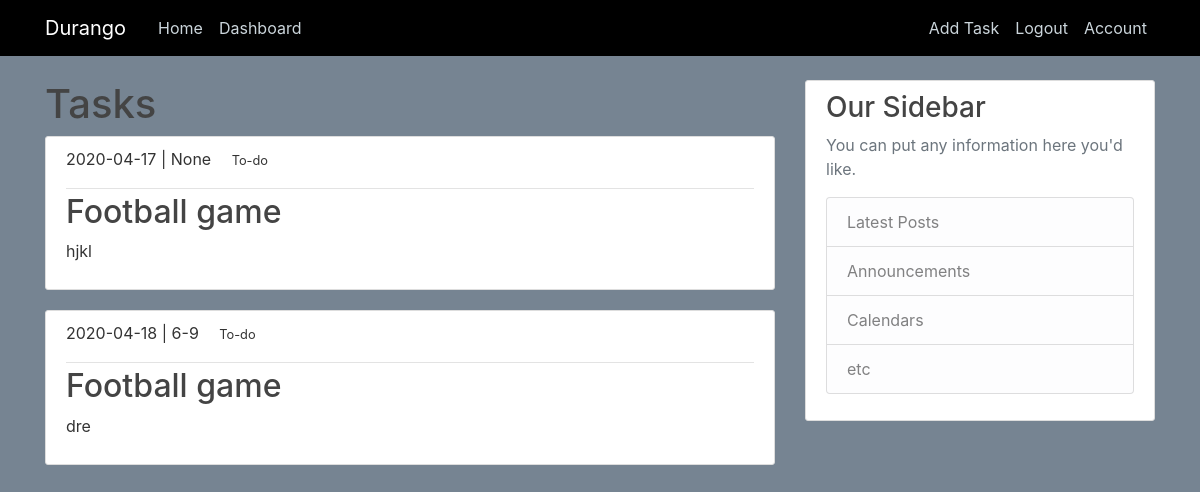
/dashboard (signed in), run on an earlier commit of the app's database.
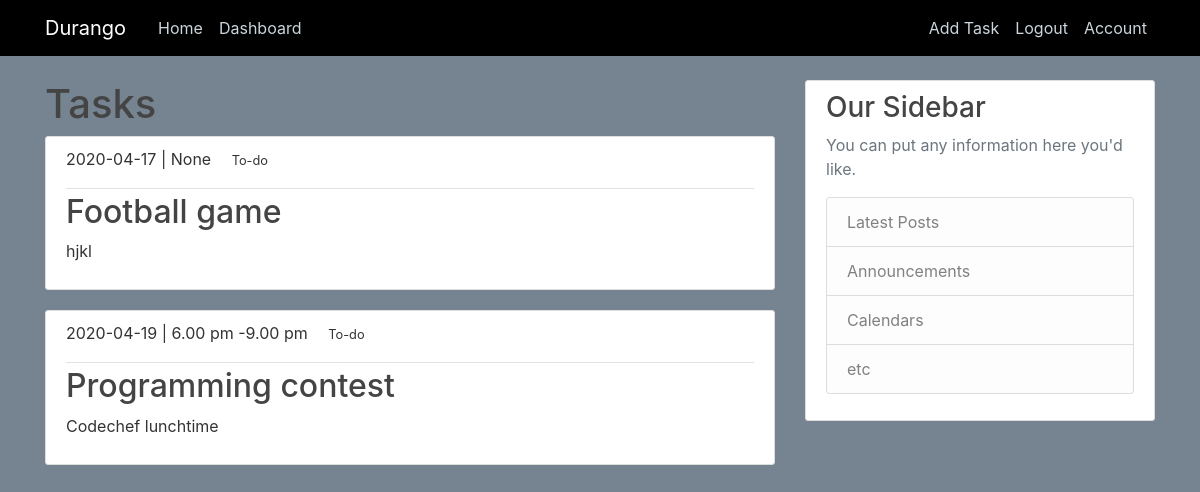
And on a later commit of the database.
### durango/models.py (models this page shows, shortened)
class Task(db.Model):
    id=db.Column(db.Integer,primary_key=True)
    title=db.Column(db.String(100), nullable=False)
    date=db.Column(db.Date(),nullable=False)
    time=db.Column(db.String(20),nullable=False)
    details=db.Column(db.Text,nullable=False)
    status=db.Column(db.String(20),nullable=False)
    user_id=db.Column(db.Integer, db.ForeignKey('user.id'),nullable=False)

### durango/routes.py (the view)
@app.route("/dashboard")
@login_required
def dashboard():
    tasks=Task.query.all()
    return render_template('dashboard.html', title='Dashboard', tasks=tasks)

### durango/models.py (called while the page is built)
@login_manager.user_loader
def load_user(user_id):
    return User.query.get(int(user_id)) #getting user by id

### durango/templates/dashboard.html
{% extends "layout.html"%}
{% block content %}
<h1> Tasks </h1>
  {% for task in tasks %}
  {%if current_user.id==task.user_id%}
    <article class="media content-section">
      <div class="media-body">
        <div class="article-metadata">
          <p class="mr-4 ">{{ task.date }}  | {{ task.time }}
          <small class="text-black ml-3"> {{task.status}}
          </small></p>
        </div>
        <h2><a class="article-title" href="{{url_for('task',task_id=task.id)}}">{{ task.title }}</a></h2>
        <p class="article-content">{{ task.details }}</p>
      </div>
    </article>
  {%endif%}
  {% endfor %}
{% endblock content%}

### durango/templates/layout.html (shortened to what this page needs)
<!DOCTYPE html>
<html>
<head>
    <link rel="stylesheet" href="https://stackpath.bootstrapcdn.com/bootstrap/4.1.3/css/bootstrap.min.css">
    <link rel="stylesheet" type="text/css"  href="{{url_for('static', filename='main.css')}}">
</head>
<body>
	<header class="site-header">
	  <nav class="navbar navbar-expand-md navbar-dark bg-steel fixed-top">
	    <div class="container">
	      <a class="navbar-brand mr-4 ml-20" href="/">Durango</a>
	      <div class="collapse navbar-collapse" id="navbarToggle">
	        <div class="navbar-nav mr-auto">
	          <a class="nav-item nav-link" href="/">Home</a>
	          <a class="nav-item nav-link" href="/dashboard">Dashboard</a>
	        </div>
          <div class="navbar-nav">
          {%if current_user.is_authenticated%}
          <a class="nav-item nav-link" href="/task/new">Add Task</a>
          <a class="nav-item nav-link" href="/logout">Logout</a>
          <a class="nav-item nav-link" href="/account">Account</a>
          {%else%}
	        <a class="nav-item nav-link" href="/login">Login</a>
	        <a class="nav-item nav-link" href="/register">Register</a>
	         {%endif%}
          </div>
	      </div>
	    </div>
	  </nav>
	</header>
	<main role="main" class="container">
  <div class="row">
    <div class="col-md-8">
      {% block content %}{% endblock %}
    </div>
    <div class="col-md-4">
      <div class="content-section">
        <h3>Our Sidebar</h3>
        <p class='text-muted'>You can put any information here you'd like.
          <ul class="list-group">
            <li class="list-group-item list-group-item-light">Latest Posts</li>
            <li class="list-group-item list-group-item-light">Announcements</li>
            <li class="list-group-item list-group-item-light">Calendars</li>
            <li class="list-group-item list-group-item-light">etc</li>
          </ul>
        </p>
      </div>
    </div>
  </div>
</main>
</body>
</html>

### durango/static/main.css (style rules this page uses)
body { background: #768492; color: #333333; margin-top: 5rem; }
h1,h2, h3, h4, h5, h6 { color: #444444; }
.bg-steel { background-color: #000000; }
.site-header .navbar-nav .nav-link { color: #cbd5db; }
.content-section { background: #ffffff; padding: 10px 20px; border: 1px solid #dddddd; border-radius: 3px; margin-bottom: 20px; }
.article-title { color: #444444; }
.article-content { white-space: pre-line; }
.article-metadata { padding-bottom: 1px; margin-bottom: 4px; border-bottom: 1px solid #e3e3e3 }

What changed in the data, as far as the page shows it:
changed Task: date "2020-04-18" → "2020-04-19"; time "6-9" → "6.00 pm -9.00 pm"; title "Football game" → "Programming contest"; details "dre" → "Codechef lunchtime"
